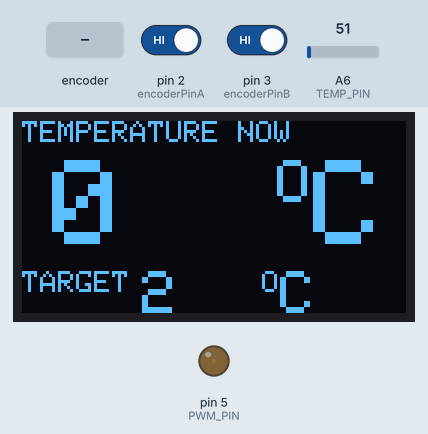
This sketch was run on a simulated Arduino Nano, built with avr-gcc and run on an emulated ATmega328P. Parts: 128×64 one-colour display, output pins drawn as LEDs (lit = HIGH). The test bench sets the inputs (shaded band); at power-on: A6 (TEMP_PIN) = 51, pin 2 (encoderPinA) HIGH, pin 3 (encoderPinB) HIGH. Storage starts empty.

Above: at 1.2 s.
1.3 s: A6 (TEMP_PIN) set to 15
At 2.0 s:
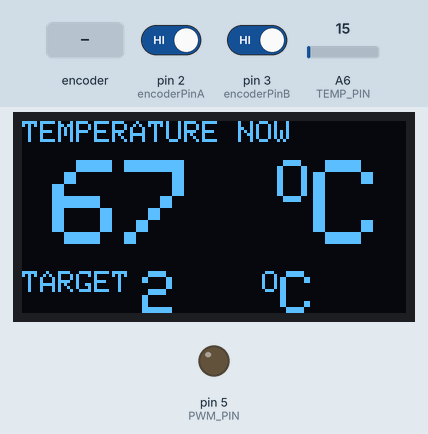
2.8 s: rotary encoder on pin 2 (encoderPinA) / pin 3 (encoderPinB) turned 1 step (first pin leading)
At 3.8 s:
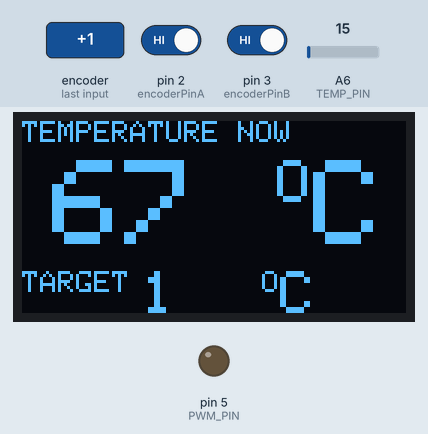
4.5 s: A6 (TEMP_PIN) set to 19
At 5.0 s:
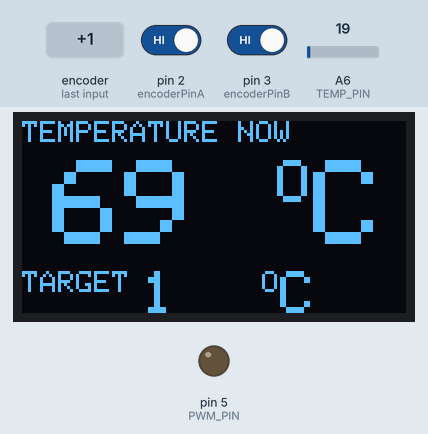
6.0 s: A6 (TEMP_PIN) set to 23
At 6.5 s:
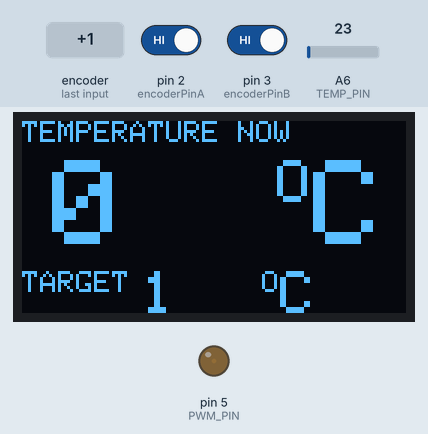
7.5 s: rotary encoder on pin 2 (encoderPinA) / pin 3 (encoderPinB) turned 1 step (first pin leading)
At 8.3 s:
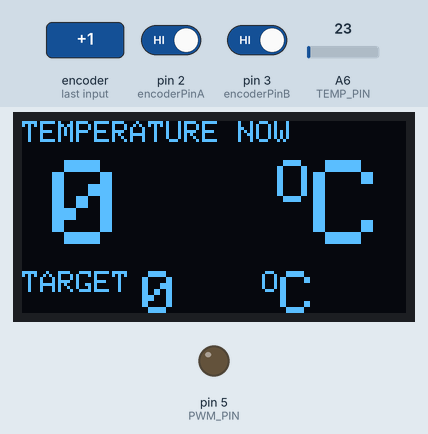
Timing chart, 0 to 10.2 s (numbered marks = the images above; inputs shaded):
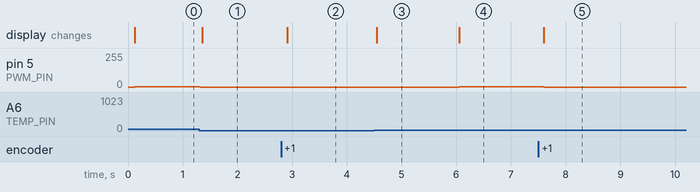

The sketch:

kolvi_koodi_v2.ino
```cpp
#include <SD.h>
#include <SPI.h>
#include <Wire.h>
#include <Adafruit_GFX.h>
#include <Adafruit_SSD1306.h>

#define OLED_RESET 4
Adafruit_SSD1306 display(OLED_RESET);

#define CS_PIN 14
File settings_file;

#define TEMP_PIN A6
#define PWM_PIN 5
#define encoderPinA 2
#define encoderPinB 3
#define encoderpinBUT 4


int encoderPinALast = LOW;
int encoderAstate = LOW;
unsigned long last_rotary_time;
int siirtyma = 0;

float erotus= 0;
float integraali = 0;
float derivaatta = 0;
float temp_target = 0;
float temp_target_last = 0;
int heater_power_on = true;
float temp_now = 0;
float temp_prew = 0;
float Kp = 1;
float Ki = 0;
float Kd = 1;
float temps[] = {0,0,0,0,0};
int output = 0;
unsigned long prew_millis = 0;
int saatovali = 10;

//thermistortable[][ADC-arvo, lämpötila(*C)]

int thermistortable[][2] = {
  {50 , 0},
  {60 , 20},
  {70 , 40},
  {80 , 60},
  {90 , 80},
  {100 , 100},
  {110 , 120},
  {120 , 140},
  {130 , 160},
  {140 , 180},
  {150 , 200},
  {160 , 220},
  {170 , 240},
  {180 , 260},
  {190 , 280},
  {200 , 300},
  {210 , 320},
  {220 , 340},
  {230 , 360},
  {240 , 380},
  {250 , 400},
  {260 , 420},
  {270 , 440},
  {280 , 460},
  {290 , 480},
  {300 , 500},
  {1023 , 666}
};


int buttonState = HIGH;
unsigned long lastDebounceTime = 0;
unsigned long debounceDelay = 50;
int lastState = HIGH;

void setup()
{
  pinMode(TEMP_PIN, INPUT);
  pinMode(PWM_PIN, OUTPUT);
  pinMode(encoderPinA, INPUT_PULLUP);
  pinMode(encoderPinB, INPUT_PULLUP);
  pinMode(encoderpinBUT, INPUT_PULLUP);

  Serial.begin (115200);
  display.begin(SSD1306_SWITCHCAPVCC, 0x3C);  // initialize with the I2C addr 0x3D (for the 128x64)
  display.clearDisplay();

  initializeSD();
  read_settings();

}

void loop()
{
  if (prew_millis + saatovali <= millis())
  {
    //Serial.println(temp_target);
    lampotilanaytto(temp_now, temp_target);

    PID_cal();
    analogWrite(PWM_PIN, constrain((int)(output + 0.5), 0, 255));
    prew_millis = millis();
  }

  if (heater_power_on == true)
  {
    temp_target = temp_target + rotaryencoder();
    temp_target_last = temp_target;
  }
  else
  {
    temp_target = 0;
  }

  temp_target = temp_target + rotaryencoder();

  if (button() == true)
  {
    if (heater_power_on == false)
    {
      heater_power_on = true;
      temp_target = temp_target_last;
    }
    else
    {
      heater_power_on = false;
    }
  }
}

//****************************************** SCREEN ****************************************************

void lampotilanaytto(int now, int target)
{
  display.clearDisplay();

  display.setTextSize(1);
  display.setTextColor(WHITE);
  display.setCursor(0,0);
  display.println("TEMPERATURE NOW");
  display.setCursor(0,50);
  display.println("TARGET");

  display.setTextSize(4);
  display.setCursor(10,13);
  display.print(now);
  display.setTextSize(2);
  display.setCursor(85,13);
  display.print("O");
  display.setTextSize(4);
  display.print("C");

  display.setCursor(20,50);

  display.setTextSize(2);
  display.setCursor(40,50);
  display.print(target);
  display.setTextSize(1);
  display.setCursor(80,50);
  display.print("O");
  display.setTextSize(2);
  display.print("C");

  display.display();
}


//****************************************** SCREN ****************************************************

//****************************************** SD ****************************************************

void initializeSD()
{
  pinMode(CS_PIN, OUTPUT);

  if (SD.begin())
  {
  }
}

void save_settings()
{
  settings_file = SD.open("SETTINGS.txt");

  if (settings_file)
  {
    settings_file.println(String(temp_target));

    settings_file.close();
  }
}

void read_settings()
{
  settings_file = SD.open("SETTINGS.txt");

  if (settings_file)
  {
    char ch;
    for (int i = 0; i < 1; i++)
    {
      String setting = "";
      while (true)
      {
        ch = settings_file.read();
        if (ch == '\n')
        {
          break;
        }
        else
        {
          setting += ch;
        }
      }
      switch(i)
      {
        case 0:
          temp_target = setting.toInt();
          break;
      }
    }
    settings_file.close();
  }
}

//****************************************** SD ****************************************************

//******************************************* BUT ***********************************

int button()
{
  buttonState = digitalRead(encoderpinBUT);
  if (millis() - lastDebounceTime > debounceDelay)
  {
    if (buttonState == LOW && lastState == HIGH)
    {
      lastDebounceTime = millis();
      lastState = LOW;

      return true;

    }
    else if (buttonState == HIGH && lastState == LOW)
    {
      lastState = HIGH;
    }
  }
  return false;
}
//******************************************* BUT ***********************************

//******************************************* ROTARY ***********************************

int rotaryencoder()
{
  siirtyma = 0;
  encoderAstate = digitalRead(encoderPinA);
  if ((encoderPinALast == LOW) && (encoderAstate == HIGH)) {
    // lt = millis() - last_time;

    if (millis() - last_rotary_time > 200)
    {
      siirtyma = 1;
    }
    else if (millis() - last_rotary_time <= 100 && millis() - last_rotary_time > 75)
    {
      siirtyma = 2;
    }
    else if (millis() - last_rotary_time <= 75 && millis() - last_rotary_time > 50)
    {
      siirtyma = 3;
    }
    else if (millis() - last_rotary_time <= 50 && millis() - last_rotary_time > 25)
    {
      siirtyma = 4;
    }
    else if (millis() - last_rotary_time <= 25 && millis() - last_rotary_time > 0)
    {
      siirtyma = 5;
    }

    last_rotary_time = millis();

    if (digitalRead(encoderPinB) == LOW) {
      siirtyma = 0 - siirtyma;
    }
  }
  encoderPinALast = encoderAstate;
  return siirtyma;
}
//******************************************* ROTARY ***********************************

//******************************************* MAPFLOAT ***********************************

float mapfloat(float x, float in_min, float in_max, float out_min, float out_max)
{
  return(((out_max - out_min) * x + in_max * out_min - in_min * out_max) / (in_max - in_min));
}

//******************************************* MAPFLOAT ***********************************

//******************************************* LUE_LÄMPÖTILA ***********************************

float lue_lampotila()
{
  int raw_temp = analogRead(TEMP_PIN);

  for (unsigned int i = 0; i < sizeof(thermistortable)-1; i++)
  {
    if (raw_temp < thermistortable[i][1])
    {
      continue;
    }
    else if (raw_temp >= thermistortable[i][1] && raw_temp <= thermistortable[i+1][1])
    {
      return float(mapfloat(raw_temp, thermistortable[i][1], thermistortable[i+1][1], thermistortable[i][2], thermistortable[i+1][2]));
    }
    else
    {
      return 0;
    }
  }
    return 0;
}


//******************************************* LUE_LÄMPÖTILA ***********************************

//******************************************* PID ***********************************

void PID_cal()
{
  // Lukee nykyisen, talletta nykyise ja 4 edellistä
  float temps[5] = {lue_lampotila(), temps[0], temps[1], temps[2], temps[3]};

  temp_prew = temp_now;

  // Laskee keskiarvon viidestä edellisestä
  temp_now = (temps[0] + temps[1] + temps[2] + temps[3] + temps[4])/5;

  erotus = temp_target - temp_now;

  integraali = integraali + erotus;

  derivaatta = (temp_now - temp_prew) / saatovali;

  //output = Kp * max(erotus, 0) + Ki * max(integraali, 0) + Kd * max(derivaatta, 0);
  output = Kp * erotus + Ki * integraali + Kd * derivaatta;
}

//******************************************* PID ***********************************
```

Measured:
- after the input at 1.3 s, pin 5 (PWM_PIN): 2/255 → 0/255 at once; the display: changes after 0.06 s (image 1)
- after the input at 2.8 s, the display: changes after 0.11 s (image 2)
- after the input at 4.5 s, the display: changes at once (image 3)
- after the input at 6.0 s, pin 5 (PWM_PIN): 0/255 → 1/255 after 0.05 s; the display: changes after 0.05 s (image 4)
- after the input at 7.5 s, pin 5 (PWM_PIN): 1/255 → 0/255 after 0.10 s; the display: changes after 0.10 s (image 5)
